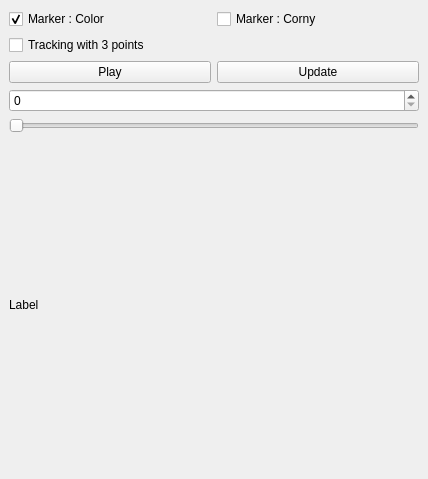
<?xml version="1.0" encoding="UTF-8"?>
<ui version="4.0">
 <class>SamplePlugin</class>
 <widget class="QDockWidget" name="SamplePlugin">
  <property name="geometry">
   <rect>
    <x>0</x>
    <y>0</y>
    <width>428</width>
    <height>479</height>
   </rect>
  </property>
  <property name="windowTitle">
   <string>DockWidget</string>
  </property>
  <widget class="QWidget" name="dockWidgetContents">
   <layout class="QVBoxLayout" name="verticalLayout_2">
    <item>
     <layout class="QHBoxLayout" name="horizontalLayout">
      <property name="sizeConstraint">
       <enum>QLayout::SetMinimumSize</enum>
      </property>
      <item>
       <widget class="QCheckBox" name="_checkBox_color">
        <property name="text">
         <string>Marker : Color</string>
        </property>
        <property name="checked">
         <bool>true</bool>
        </property>
       </widget>
      </item>
      <item>
       <widget class="QCheckBox" name="_checkBox_corny">
        <property name="text">
         <string>Marker : Corny</string>
        </property>
       </widget>
      </item>
     </layout>
    </item>
    <item>
     <widget class="QCheckBox" name="_checkBox">
      <property name="text">
       <string>Tracking with 3 points</string>
      </property>
     </widget>
    </item>
    <item>
     <layout class="QVBoxLayout" name="verticalLayout">
      <property name="sizeConstraint">
       <enum>QLayout::SetMinimumSize</enum>
      </property>
      <item>
       <layout class="QHBoxLayout" name="_2">
        <item>
         <widget class="QPushButton" name="_btn1">
          <property name="text">
           <string>Play</string>
          </property>
         </widget>
        </item>
        <item>
         <widget class="QPushButton" name="_btn0">
          <property name="text">
           <string>Update</string>
          </property>
         </widget>
        </item>
       </layout>
      </item>
      <item>
       <widget class="QSpinBox" name="_spinBox"/>
      </item>
      <item>
       <widget class="QSlider" name="_slider">
        <property name="orientation">
         <enum>Qt::Horizontal</enum>
        </property>
       </widget>
      </item>
      <item>
       <widget class="QLabel" name="_label">
        <property name="text">
         <string>Label</string>
        </property>
       </widget>
      </item>
     </layout>
    </item>
   </layout>
  </widget>
 </widget>
 <resources/>
 <connections/>
</ui>
